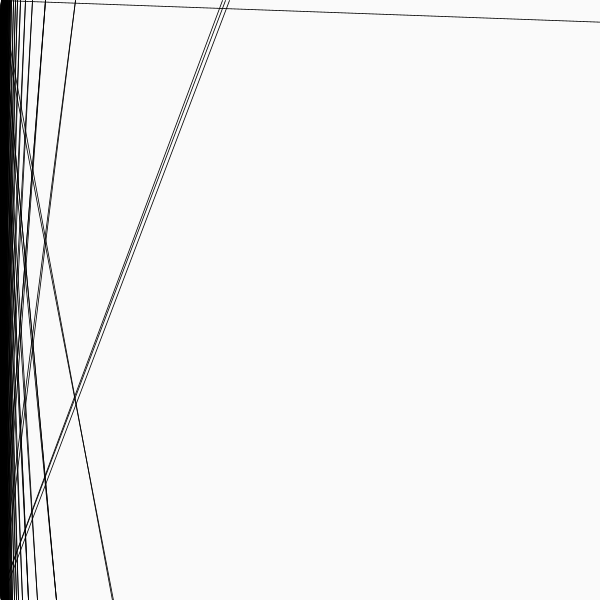
Frame 1 (no input)
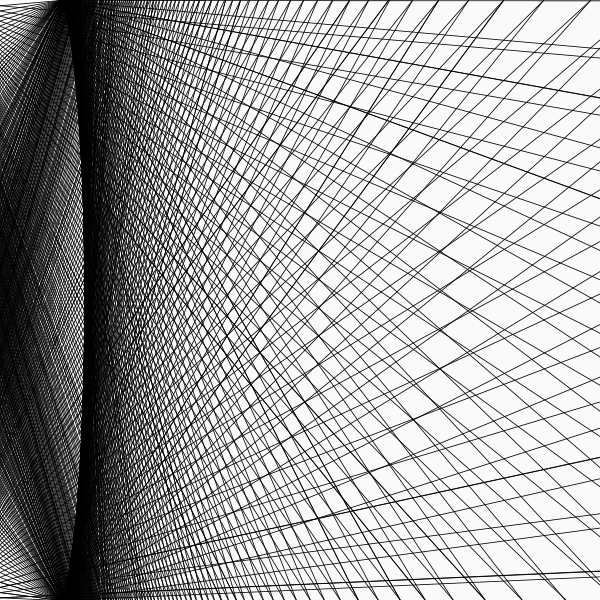
Frame 60 (the mouse pressed at the canvas centre just before this capture)
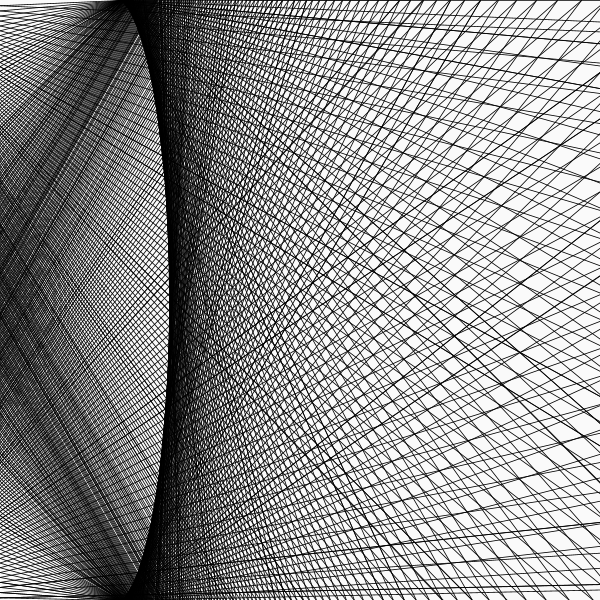
Frame 120 (the mouse held since frame 60 and released just before this capture)

The Processing sketch that drew these frames (run headless with seeded random() and noise(); from frame 60 on, the mouse is pressed at the canvas centre):

// Processing sketch: processing_8060
// ── processing_8060.pde



void setup(){ 
  
size(600,600); 
smooth();

//va déterminer la vitesse de l'action :
frameRate(30);

//épaisseur de la ligne :
strokeWeight (0.8);
} 
//_________________________________________
//_________________________________________


void draw() {

//le fond des blanc...   
  background(250); 
  
  

//Pour "a" (nom de variable au choix), on rentre 3 paramétres;  
 
  for (int 
  a=1;    //Sa valeur  (1)
  a<800;  //(800) va influer sur le nombre de lignes
  a++  )  //...ou bien a=a+1

 { 
  stroke (0); 
  line (frameCount/cos(a),0,frameCount/sin(a), width);
    
   
 }
}




//c'est fini!
//Quentin Aurat
